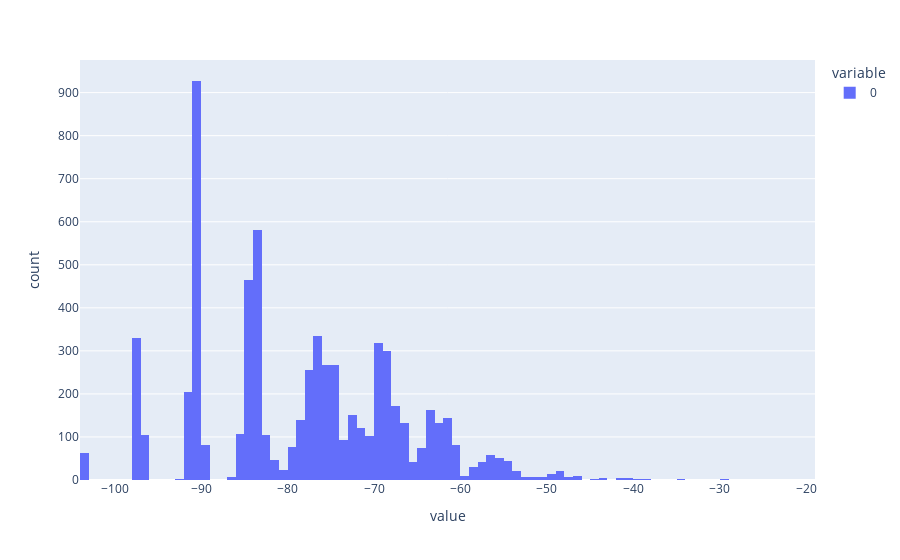

The cell this chart's notebook holds for it:
### Code cell
px.histogram(df_train_energies["energy"].values)

### Figure 1 — Plotly figure (JSON) as saved in the notebook; plotly's stock layout.template omitted (floating-point values rounded to 4 significant figures; data arrays with more than 128 entries replaced by an {"elided": "..."} marker saying what was removed)
{"data": [{"alignmentgroup": "True", "bingroup": "x", "hovertemplate": "variable=0<br>value=%{x}<br>count=%{y}<extra></extra>", "legendgroup": "0", "marker": {"color": "#636efa", "pattern": {"shape": ""}}, "name": "0", "offsetgroup": "0", "orientation": "v", "showlegend": true, "type": "histogram", "x": {"elided": "6770 float values"}, "xaxis": "x", "yaxis": "y"}], "layout": {"barmode": "relative", "legend": {"title": {"text": "variable"}, "tracegroupgap": 0}, "margin": {"t": 60}, "xaxis": {"anchor": "y", "domain": [0, 1], "title": {"text": "value"}}, "yaxis": {"anchor": "x", "domain": [0, 1], "title": {"text": "count"}}}}
